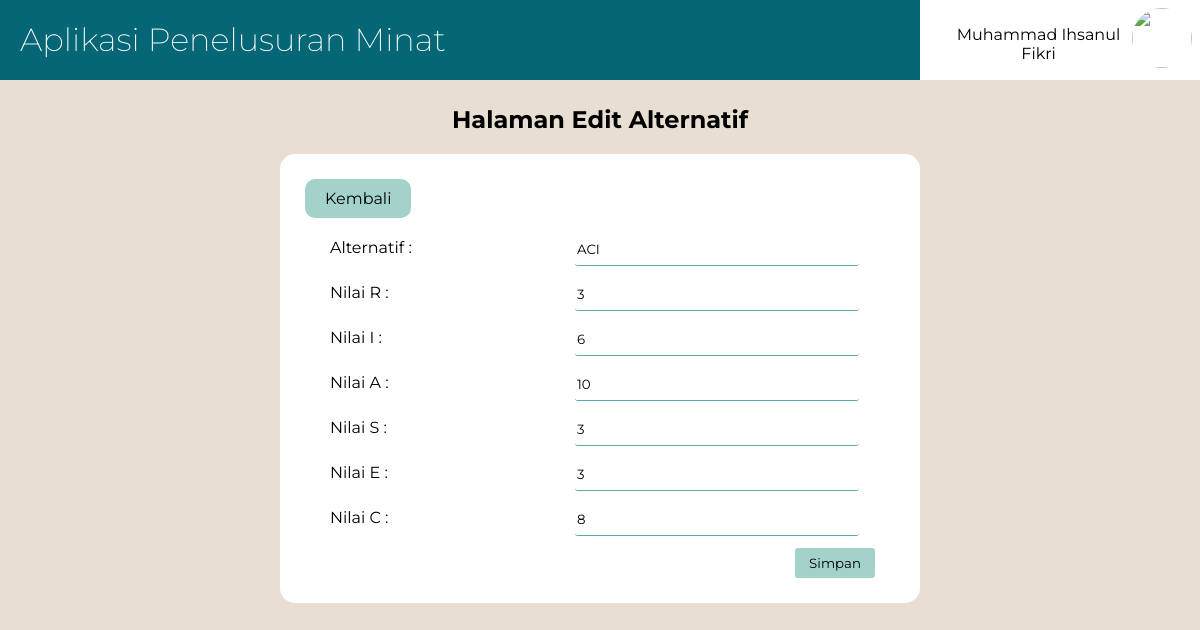
The app's page /smt-alternatif_edit.php?id=1 (signed in) with its own data.
### tables this page shows
CREATE TABLE `smt_alternatif` (
  `id_alternatif` tinyint(3) UNSIGNED NOT NULL,
  `alternatif` varchar(100) NOT NULL
);

CREATE TABLE `smt_data` (
  `id_data` int(11) UNSIGNED NOT NULL,
  `id_alternatif` tinyint(3) UNSIGNED DEFAULT NULL,
  `id_kriteria` tinyint(3) UNSIGNED DEFAULT NULL,
  `nilai` float NOT NULL
);

### smt-alternatif_edit.php (the view, shortened to what this page needs)
<!DOCTYPE html>
<html>
<head>
	<link rel="stylesheet" type="text/css" href="smt-alternatif_edit.css">
</head>
<body>
	<div class="navbar">
		<a href="index.php"><h1>Aplikasi Penelusuran Minat</h1></a>
		<?php
			if (isset($_SESSION['status'])) {
				if ($_SESSION['status']=='login') {
					echo "<div class='menu'>
							<img src='fotoprofil/".$_SESSION['foto']."'>
							<p class='nama'>".$_SESSION['nama']."</p>
							<div class='submenu'>
								<ul>
									<li><a href='admin_edit.php'>Profil</a></li><hr>
									<li><a href='logout.php'>Keluar</a></li>
								</ul>
							</div>
						</div>";
				}
			}
			else{
				header('location:login.php?alert=belum_login');
			}
		?>
	</div>
	<div class="content">
		<h2>Halaman Edit Alternatif</h2>
		<div class="form">
			<?php
	    		include 'koneksi.php';
	    		$id_alternatif = $_GET['id'];
		    	$query = mysqli_query($koneksi, "SELECT * FROM smt_alternatif WHERE id_alternatif='$id_alternatif'");
		    	$cariR = mysqli_query($koneksi, "SELECT * FROM smt_data WHERE id_alternatif='$id_alternatif' and id_kriteria='1'");
		    	$cariI = mysqli_query($koneksi, "SELECT * FROM smt_data WHERE id_alternatif='$id_alternatif' and id_kriteria='2'");
		    	$cariA = mysqli_query($koneksi, "SELECT * FROM smt_data WHERE id_alternatif='$id_alternatif' and id_kriteria='3'");
		    	$cariS = mysqli_query($koneksi, "SELECT * FROM smt_data WHERE id_alternatif='$id_alternatif' and id_kriteria='4'");
		    	$cariE = mysqli_query($koneksi, "SELECT * FROM smt_data WHERE id_alternatif='$id_alternatif' and id_kriteria='5'");
		    	$cariC = mysqli_query($koneksi, "SELECT * FROM smt_data WHERE id_alternatif='$id_alternatif' and id_kriteria='6'");
		    	$dataR = mysqli_fetch_array($cariR);
		    	$dataI = mysqli_fetch_array($cariI);
		    	$dataA = mysqli_fetch_array($cariA);
		    	$dataS = mysqli_fetch_array($cariS);
		    	$dataE = mysqli_fetch_array($cariE);
		    	$dataC = mysqli_fetch_array($cariC);
				while($data = mysqli_fetch_array($query,MYSQLI_ASSOC)){
		    ?>
			<form method="post" action="smt-alternatif_update.php">
				<a class="kembali" href="smart_menu.php"> Kembali </a>
				<div class="form-row">
					<div class="form-label">
						<label for="alternatif">Alternatif :</label>
					</div>
					<div class="form-control">
						<input type="text" id="alternatif" name="alternatif" <?php echo "value='$data[alternatif]'"; ?> >
					</div>
				</div>
				<div class="form-row">
					<div class="form-label">
						<label for="nilaiR">Nilai R :</label>
					</div>
					<div class="form-control">
						<input type="text" id="nilaiR" name="nilaiR" <?php echo "value='$dataR[nilai]'"; ?> >
					</div>
				</div>
				<div class="form-row">
					<div class="form-label">
						<label for="nilaiI">Nilai I :</label>
					</div>
					<div class="form-control">
						<input type="text" id="nilaiI" name="nilaiI" <?php echo "value='$dataI[nilai]'"; ?> >
					</div>
				</div>
				<div class="form-row">
					<div class="form-label">
						<label for="nilaiA">Nilai A :</label>
					</div>
					<div class="form-control">
						<input type="text" id="nilaiA" name="nilaiA" <?php echo "value='$dataA[nilai]'"; ?> >
					</div>
				</div>
				<div class="form-row">
					<div class="form-label">
						<label for="nilaiS">Nilai S :</label>
					</div>
					<div class="form-control">
						<input type="text" id="nilaiS" name="nilaiS" <?php echo "value='$dataS[nilai]'"; ?> >
					</div>
				</div>
				<div class="form-row">
					<div class="form-label">
						<label for="nilaiE">Nilai E :</label>
					</div>
					<div class="form-control">
						<input type="text" id="nilaiE" name="nilaiE" <?php echo "value='$dataE[nilai]'"; ?> >
					</div>
				</div>
				<div class="form-row">
					<div class="form-label">
						<label for="nilaiC">Nilai C :</label>
					</div>
					<div class="form-control">
						<input type="text" id="nilaiC" name="nilaiC" <?php echo "value='$dataC[nilai]'"; ?> >
					</div>
				</div>
				<div class="form-row">
					<button class="submit" type="submit" name="submit">Simpan</button>
				</div>
			</form>
			<?php } ?>
		</div>
	</div>
</body>
</html>

### smt-alternatif_edit.css (style rules this page uses)
body { padding: 0; margin: 0; background-color: #E8DED2; font-family: 'Montserrat', sans-serif; }
.navbar { margin: 0; padding: 0; background-color: #056676; width: 100%; min-height: 80px; }
.navbar h1 { margin: 0; float: left; padding: 20px; color: white; font-family: 'Montserrat', sans-serif; font-weight: 200; }
.navbar .menu { background-color: white; display: inline-block; float: right; width: 280px; height: 80px; position: relative; }
.navbar .menu .nama { text-align: center; margin: 0; padding: 10px; min-height: 30px; width: 240px; position: relative; top: 15px; left: 10px; }
.navbar .menu img { width: 60px; height: 60px; border-radius: 50px; float: right; padding: 5px; margin-top: 3px; margin-right: 3px; }
.content { margin: 25px auto; width: 1000px; position: relative; }
.content h2 { text-align: center; }
.content a { display: inline-block; padding: 10px 20px; margin: 5px; border-radius: 10px; background-color: #A3D2CA; text-decoration: none; color: black; }
.content .form { position: relative; background-color: white; width: 60%; margin: 0 auto; padding: 20px; border-radius: 15px; }
.content .form-row { width: 550px; height: 25px; padding: 10px; margin: 0 auto; }
.content .form-label { width: 240px; float: left; padding: 5px; }
.content .form-control { width: 300px; float: left; }
.content .form input, button { font-family: 'Montserrat', sans-serif; border: none; border-bottom: 1px solid #5EAAA8; border-radius: 3px; width: 280px; height: 30px; }
.content .form .submit { width: 80px; height: 30px; background-color: #A3D2CA; float: right; border: none; }

### records on screen
smt_alternatif: alternatif "ACI"
smt_data: nilaiR "3"
smt_data: nilaiI "6"
smt_data: nilaiA "10"
smt_data: nilaiS "3"
smt_data: nilaiE "3"
smt_data: nilaiC "8"

### other values on screen
$_SESSION['nama'] "Muhammad Ihsanul Fikri"
